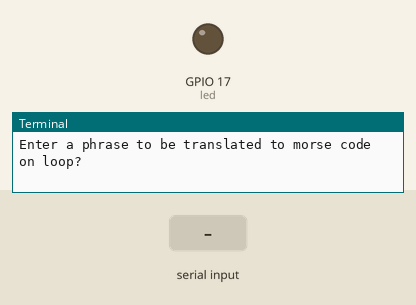
Bench run of a program on a simulated Raspberry Pi (BCM pin numbers). Parts: output pins drawn as LEDs (lit = HIGH), the last lines printed to the terminal. Inputs (shaded band) come from the test bench.

Above: at 1.2 s.
1.3 s: "." typed at the terminal, then Enter
At 4.6 s:
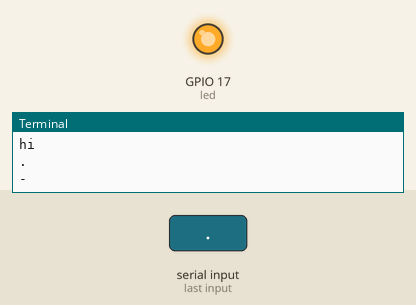
Timing chart, 0 to 10.3 s (numbered marks = the images above; inputs shaded):
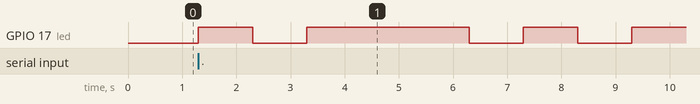

Measured:
- after the input at 1.3 s, GPIO 17 (led): goes HIGH 1.0 s, LOW 1.0 s, HIGH 3.0 s, LOW 1.0 s, HIGH 1.0 s, LOW 1.0 s, then HIGH, starting at once

The program:

led.py
```python
from gpiozero import LED
from time import sleep

led = LED("GPIO17")
MORSECODE_DICT = {
    'A':'.-', 'B':'-...',
    'C':'-.-.', 'D':'-..', 'E':'.',
    'F':'..-.', 'G':'--.', 'H':'....',
    'I':'..', 'J':'.---', 'K':'-.-',
    'L':'.-..', 'M':'--', 'N':'-.',
    'O':'---', 'P':'.--.', 'Q':'--.-',
    'R':'.-.', 'S':'...', 'T':'-',
    'U':'..-', 'V':'...-', 'W':'.--',
    'X':'-..-', 'Y':'-.--', 'Z':'--..',
    '1':'.----', '2':'..---', '3':'...--',
    '4':'....-', '5':'.....', '6':'-....',
    '7':'--...', '8':'---..', '9':'----.',
    '0':'-----', ', ':'--..--', '.':'.-.-.-',
    '?':'..--..', '/':'-..-.', '-':'-....-',
    '(':'-.--.', ')':'-.--.-'
    }

def convert_to_morsecode(phrase):
    morsecode = ''


    for letter in phrase:
        if letter != ' ':
            morsecode += MORSECODE_DICT[letter.upper()] + ' '
        else:
            morsecode += ' '

    return morsecode


def display_morsecode(morsecode: str):

    while True:
        for m in morsecode:
            print(m)
            if m == " ":
                sleep(1)
            elif m == ".":
                led.on()
                sleep(1)
                led.off()
                sleep(1)
            else:
                led.on()
                sleep(3)
                led.off()
                sleep(1)

if __name__ == '__main__':
    phrase = input("Enter a phrase to be translated to morse code on loop?\n")
    try:
        morsecode = convert_to_morsecode(phrase)
        print("hi")
        display_morsecode(morsecode)
    except:
        print("Ending Program")
```
